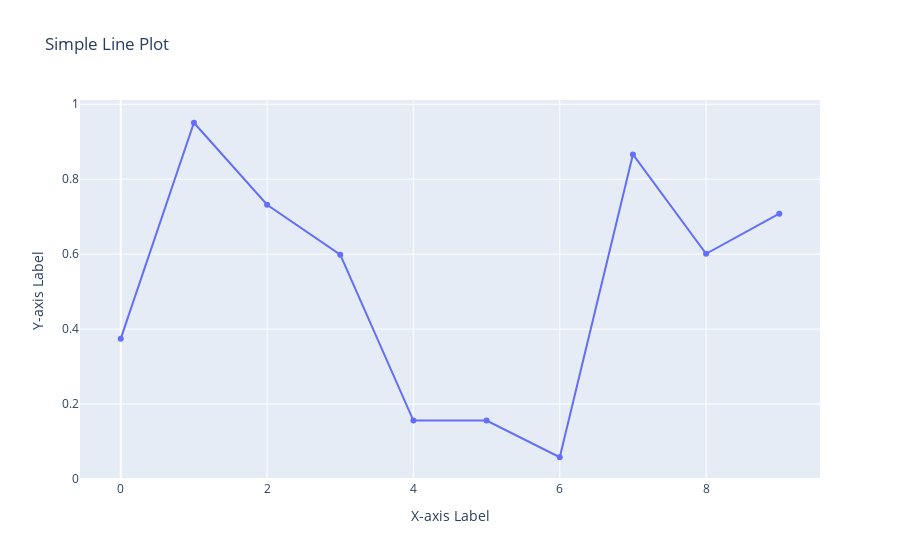

Notebook code cell kept with this figure:
### Code cell
import plotly.graph_objects as go
import numpy as np

# Generate random data
np.random.seed(42)  # For reproducibility
x = np.arange(10)  # X-axis values
y = np.random.random(10)  # Random Y-axis values

# Create a line plot
fig = go.Figure()

# Add a line trace
fig.add_trace(go.Scatter(x=x, y=y, mode='lines+markers', name='Random Data'))

# Update the layout with title and axis labels
fig.update_layout(
    title='Simple Line Plot',
    xaxis_title='X-axis Label',
    yaxis_title='Y-axis Label'
)

# Show the plot
fig.show()

### Figure 1 — Plotly figure (JSON) as saved in the notebook; plotly's stock layout.template omitted (floating-point values rounded to 4 significant figures)
{"data": [{"mode": "lines+markers", "name": "Random Data", "type": "scatter", "x": [0, 1, 2, 3, 4, 5, 6, 7, 8, 9], "y": [0.3745, 0.9507, 0.732, 0.5987, 0.156, 0.156, 0.05808, 0.8662, 0.6011, 0.7081]}], "layout": {"autosize": true, "title": {"text": "Simple Line Plot"}, "xaxis": {"autorange": true, "range": [-0.5403, 9.54], "title": {"text": "X-axis Label"}, "type": "linear"}, "yaxis": {"autorange": true, "range": [-0.01558, 1.024], "title": {"text": "Y-axis Label"}, "type": "linear"}}}
